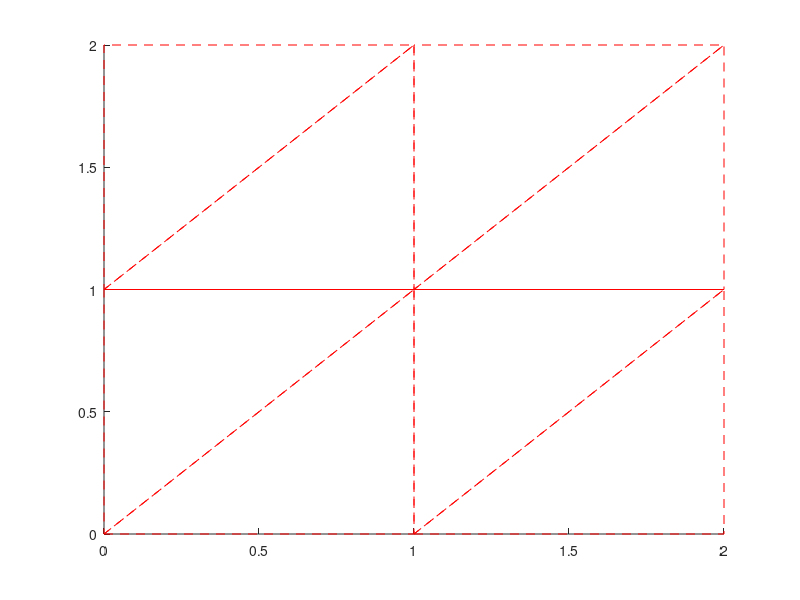

Reproduce this figure in MATLAB.
% Dimenze ulohu (1 stupen volnosti: T, 3 uzly na prvku):
ndof=1   
puzlu=3   

% ZADANI - material:
lambda=5.0
t=1

% ZADANI - geometrie:
uzly=[
0 0 ;
1 0 ;
2 0 ;
0 1 ;
1 1 ;
2 1 ;
0 2 ;
1 2 ;
2 2 ];
prvky=[
1 5 4 ;
1 2 5 ;
2 6 5 ;
2 3 6 ;
4 8 7 ;
4 5 8 ;
5 9 8 ;
5 6 9 ];
nuzlu=size(uzly,1)
nprvku=size(prvky,1)

% ZADANI - podpory (uzel,smer,velikost):
podpory=[
1 1 -5 ;
2 1 -5 ;
3 1 -5 ;
7 1 10 ;
8 1 10 ;
9 1 10 ];
npodpor=size(podpory,1)

% ZADANI - sily (uzel,smer,velikost):
sily=[
3 1 0 ;
4 1 0 ];
nsil=size(sily,1);

% VYPOCET: --------------------------------

% Vypocet kodovych cisel:
kcis=zeros(nprvku,ndof*puzlu);
for i=1:nprvku
  for j=1:puzlu
    for k=1:ndof
      kcis(i, ((j-1)*ndof+k))=(prvky(i,j)-1)*ndof+k ;
    end
  end
end

% Vypis kodovych cisel
kcis;

% Nulovani matic a vektoru:
velikost = nuzlu*ndof;
K = zeros(velikost);
u = zeros(velikost,1);
F = zeros(velikost,1);


% Sestaveni a lokalizace matic tuhosti:
for i=1:nprvku
  % Matice tuhosti:
  x= zeros(3,1);
  y= zeros(3,1);
  
  for j=1:puzlu
      x(j) = uzly(prvky(i,j), 1);
      y(j) = uzly(prvky(i,j), 2);
  end
  
  S=[ x(1) y(1) 1 ;          
      x(2) y(2) 1 ;
      x(3) y(3) 1 ];
  
  B=[1 0 0 ;
     0 1 0 ];
  
  D= -lambda*[
  1 0 ;
  0 1 ];
  
  Si=inv(S);
  
  % Plocha prvku
  A = 0.5*(x(1)*y(2)-x(2)*y(1)+x(2)*y(3)-x(3)*y(2)+x(3)*y(1)-x(1)*y(3));
  
   % kvuli kresleni:
  souradnice(:,:,i)=[x(1) y(1);x(2) y(2); x(3) y(3); x(1) y(1)];
    
  Ke=A*t*Si'*B'*D*B*Si;
     
  % Samotna lokalizace:
  for j=1:(puzlu*ndof)
    for k=1:(puzlu*ndof)
      K(kcis(i,j),kcis(i,k)) = K(kcis(i,j),kcis(i,k))+Ke(j,k);
    end
  end
end

% Zatizeni:
for i=1:nsil
	iuz=sily(i,1);
	ismer=sily(i,2);
	pos = (ndof*(iuz-1))+ismer;
    F(pos) = F(pos)+sily(i,3);
end

% Podpory:
for i=1:npodpor
	iuz=podpory(i,1);
	ismer=podpory(i,2);
	pos = (ndof*(iuz-1))+ismer;
    u(pos) = u(pos)+podpory(i,3);
    for j=1:velikost
        F(j) = F(j)-podpory(i,3)*K(j,pos);
        K(pos,j) = 0.0 ;
        K(j,pos) = 0.0 ;
    end
	K(pos,pos) = 1.0 ;
    if abs(podpory(i,3)) > 0 
        F(pos) = 1.0*podpory(i,3);
    end
end


% Kresleni:
hold on
for i=1:nprvku
  plot(souradnice(:,1,i),souradnice(:,2,i),'--r')
end


% RESENI soustavy rovnic (vysledne teploty):
u=K\F
